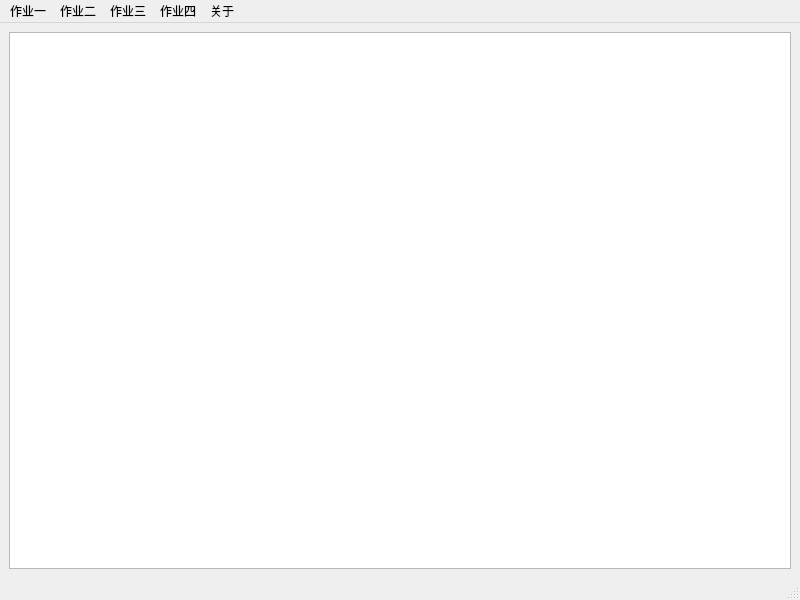
<?xml version="1.0" encoding="UTF-8"?>
<ui version="4.0">
 <class>MainWindow</class>
 <widget class="QMainWindow" name="MainWindow">
  <property name="geometry">
   <rect>
    <x>0</x>
    <y>0</y>
    <width>800</width>
    <height>600</height>
   </rect>
  </property>
  <property name="windowTitle">
   <string>Rusty</string>
  </property>
  <widget class="QWidget" name="centralwidget">
   <layout class="QGridLayout" name="gridLayout">
    <item row="0" column="0">
     <widget class="QTextBrowser" name="textBrowser">
      <property name="openExternalLinks">
       <bool>true</bool>
      </property>
     </widget>
    </item>
   </layout>
  </widget>
  <widget class="QMenuBar" name="menubar">
   <property name="geometry">
    <rect>
     <x>0</x>
     <y>0</y>
     <width>800</width>
     <height>21</height>
    </rect>
   </property>
   <property name="styleSheet">
    <string notr="true">QMenu::item {
     padding: 5px 10px 5px 10px;
     }
     QMenu::item:selected {
     background-color: rgb(0, 85, 127);
     color: rgb(255, 255, 255);
     }
    </string>
   </property>
   <widget class="QMenu" name="aboutMenu">
    <property name="title">
     <string>关于</string>
    </property>
       <addaction name="aboutAction"/>
   </widget>
      <widget class="QMenu" name="hw1Menu">
          <property name="title">
              <string>作业一</string>
          </property>
          <addaction name="imageBinarizationAction"/>
          <addaction name="videoPlayerAction"/>
      </widget>
      <widget class="QMenu" name="hw2Menu">
          <property name="title">
              <string>作业二</string>
          </property>
          <addaction name="histogramEqualizationAction"/>
      </widget>
      <widget class="QMenu" name="hw3Menu">
          <property name="title">
              <string>作业三</string>
          </property>
          <addaction name="imageSegmentationAction"/>
      </widget>
      <widget class="QMenu" name="hw4Menu">
          <property name="title">
              <string>作业四</string>
          </property>
          <addaction name="imageMorphologyAction"/>
      </widget>
      <addaction name="hw1Menu"/>
      <addaction name="hw2Menu"/>
      <addaction name="hw3Menu"/>
      <addaction name="hw4Menu"/>
      <addaction name="aboutMenu"/>
  </widget>
  <widget class="QStatusBar" name="statusbar"/>
     <action name="aboutAction">
         <property name="text">
             <string>关于</string>
         </property>
     </action>
     <action name="imageBinarizationAction">
         <property name="text">
             <string>二值化图像</string>
         </property>
     </action>
     <action name="videoPlayerAction">
         <property name="text">
             <string>视频播放</string>
         </property>
     </action>
     <action name="histogramEqualizationAction">
         <property name="text">
             <string>直方图均衡</string>
         </property>
     </action>
     <action name="imageSegmentationAction">
         <property name="text">
             <string>图像分割</string>
         </property>
     </action>
     <action name="imageMorphologyAction">
         <property name="text">
             <string>图像形态学</string>
         </property>
     </action>
 </widget>
 <resources/>
 <connections/>
</ui>
